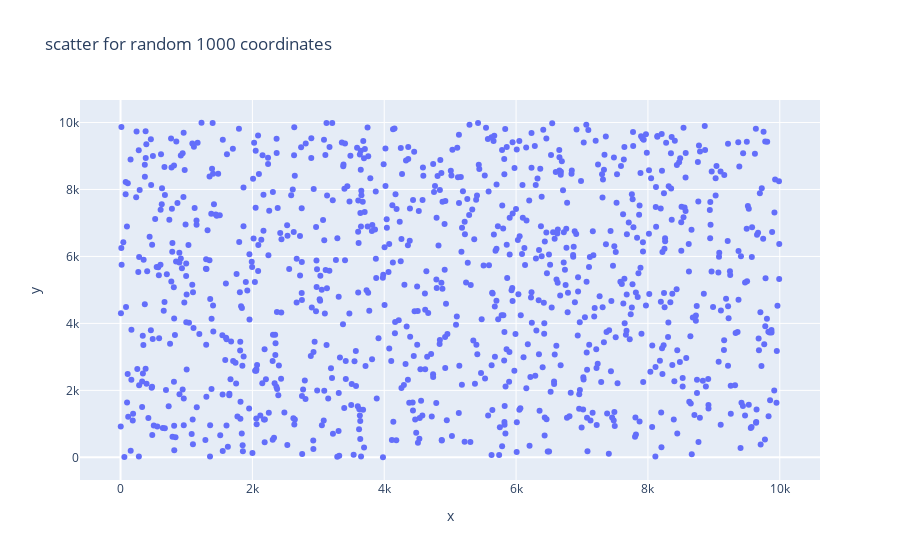

The notebook cell saved with this chart:
### Markdown cell above
1. **Write a program to draw a scatter plot for random 1000 x and y coordinates**

### Code cell
# plot scatter for random 1000 coordinates
x_val = np.random.randint(0, 10000, size=1000)
y_val = np.random.randint(0, 10000, size=1000)

plot = px.scatter(x=x_val, y=y_val, title='scatter for random 1000 coordinates')
plot.show()

### Figure 1 — Plotly figure (JSON) as saved in the notebook; plotly's stock layout.template omitted (floating-point values rounded to 4 significant figures; data arrays with more than 128 entries replaced by an {"elided": "..."} marker saying what was removed)
{"data": [{"hovertemplate": "x=%{x}<br>y=%{y}<extra></extra>", "legendgroup": "", "marker": {"color": "#636efa", "symbol": "circle"}, "mode": "markers", "name": "", "orientation": "v", "showlegend": false, "type": "scatter", "x": {"elided": "1000 int values"}, "xaxis": "x", "y": {"elided": "1000 int values"}, "yaxis": "y"}], "layout": {"legend": {"tracegroupgap": 0}, "title": {"text": "scatter for random 1000 coordinates"}, "xaxis": {"anchor": "y", "domain": [0, 1], "title": {"text": "x"}}, "yaxis": {"anchor": "x", "domain": [0, 1], "title": {"text": "y"}}}}
